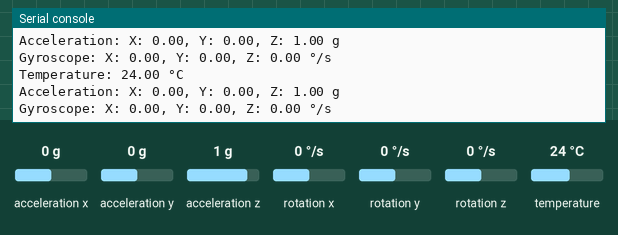
A program run on a simulated Raspberry Pi Pico running MicroPython. Parts: the last lines printed to the serial console. Inputs (shaded band) come from the test bench; at power-on: acceleration x 0 g, acceleration y 0 g, acceleration z 1 g, rotation x 0 °/s, rotation y 0 °/s, rotation z 0 °/s, temperature 24 °C. Library files of the repository ran but are not shown: mpu6050_lib1.py.

Above: at 1.3 s.
1.4 s: acceleration x set to -1.4 g
At 2.0 s:
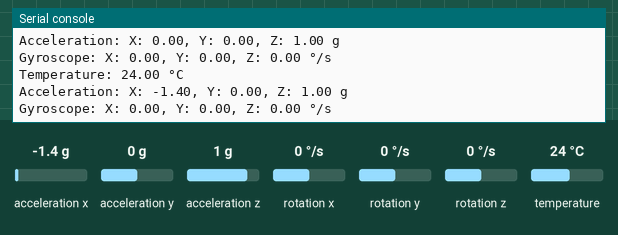
2.9 s: acceleration y set to -1.4 g
At 3.5 s:
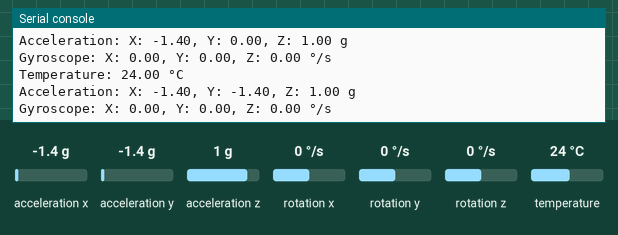
4.4 s: acceleration z set to -1.4 g
At 5.1 s:
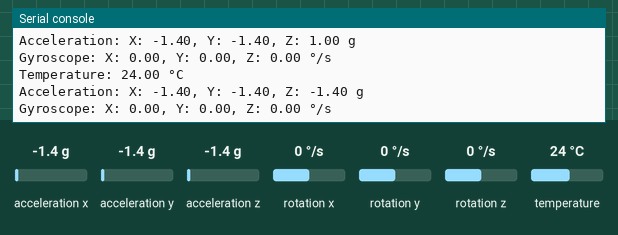
5.9 s: rotation x set to -192 °/s
At 6.6 s:
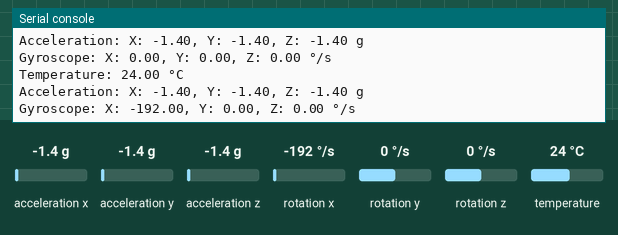
7.4 s: rotation y set to -192 °/s
At 8.1 s:
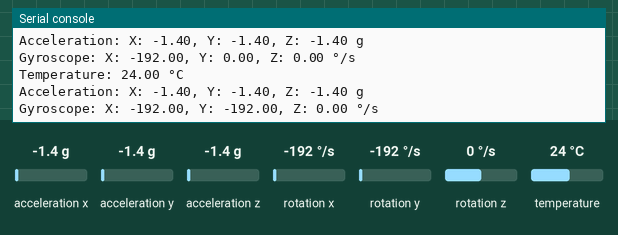

The program:

mpu6050_test.py
```python
from machine import Pin, I2C
import utime
import sys
sys.path.insert(0, './gyro_acc')
from mpu6050_lib1 import init_mpu6050, get_mpu6050_data

i2c = I2C(0, scl=Pin(1), sda=Pin(0), freq=400000)
init_mpu6050(i2c)

while True:
    data = get_mpu6050_data(i2c)
    print("Temperature: {:.2f} °C".format(data['temp']))
    print("Acceleration: X: {:.2f}, Y: {:.2f}, Z: {:.2f} g".format(data['accel']['x'], data['accel']['y'], data['accel']['z']))
    print("Gyroscope: X: {:.2f}, Y: {:.2f}, Z: {:.2f} °/s".format(data['gyro']['x'],data['gyro']['y'], data['gyro']['z']))
    utime.sleep(0.5)
```

Measured:
- after the input at 1.4 s, the serial console: prints a new line after 0.22 s (image 1)
- after the input at 2.9 s, the serial console: prints a new line after 0.23 s (image 2)
- after the input at 4.4 s, the serial console: prints a new line after 0.24 s (image 3)
- after the input at 5.9 s, the serial console: prints a new line after 0.25 s (image 4)
- after the input at 7.4 s, the serial console: prints a new line after 0.26 s (image 5)
